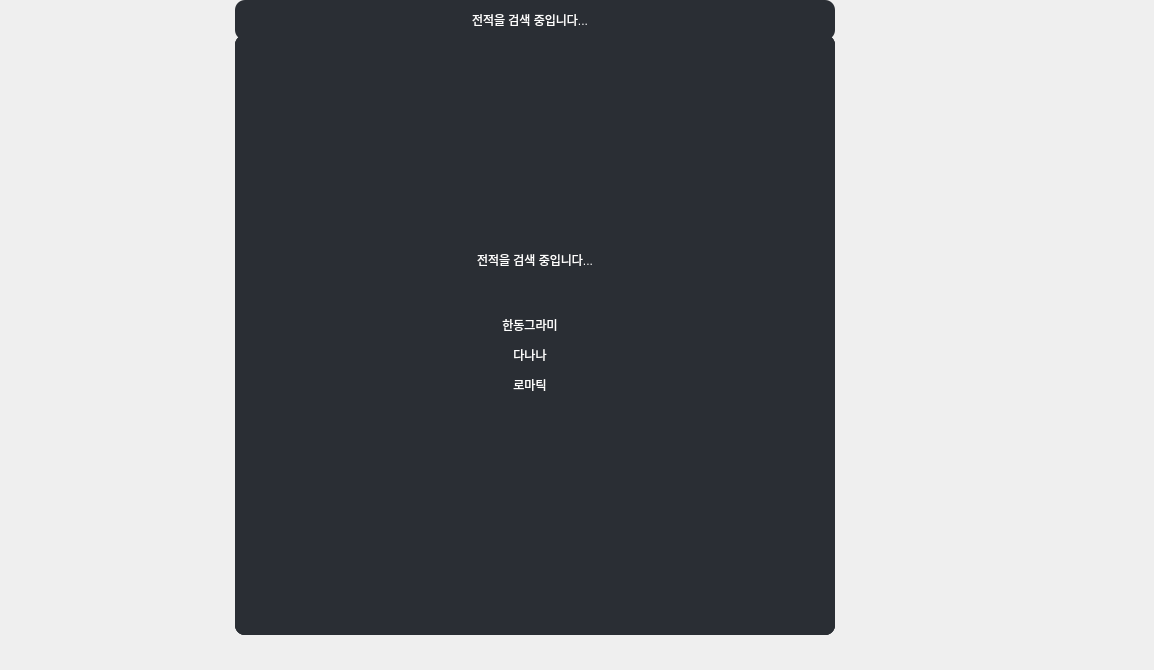
<?xml version="1.0" encoding="UTF-8"?>
<ui version="4.0">
 <class>MainWindow</class>
 <widget class="QMainWindow" name="MainWindow">
  <property name="geometry">
   <rect>
    <x>0</x>
    <y>0</y>
    <width>1154</width>
    <height>670</height>
   </rect>
  </property>
  <property name="windowTitle">
   <string>MainWindow</string>
  </property>
  <widget class="QWidget" name="centralwidget">
   <property name="minimumSize">
    <size>
     <width>1070</width>
     <height>670</height>
    </size>
   </property>
   <property name="maximumSize">
    <size>
     <width>1070</width>
     <height>670</height>
    </size>
   </property>
   <widget class="QWidget" name="verticalLayoutWidget">
    <property name="geometry">
     <rect>
      <x>0</x>
      <y>0</y>
      <width>1071</width>
      <height>671</height>
     </rect>
    </property>
    <layout class="QVBoxLayout" name="MMRLayout">
     <property name="spacing">
      <number>0</number>
     </property>
     <property name="sizeConstraint">
      <enum>QLayout::SetDefaultConstraint</enum>
     </property>
    </layout>
   </widget>
   <widget class="QFrame" name="ErrorFrame">
    <property name="geometry">
     <rect>
      <x>235</x>
      <y>35</y>
      <width>600</width>
      <height>600</height>
     </rect>
    </property>
    <property name="minimumSize">
     <size>
      <width>600</width>
      <height>600</height>
     </size>
    </property>
    <property name="maximumSize">
     <size>
      <width>600</width>
      <height>600</height>
     </size>
    </property>
    <property name="styleSheet">
     <string notr="true">	background-color: rgb(42, 46, 52);
	border: 2px solidrgb(42, 46, 52);
	border-radius: 10px;</string>
    </property>
    <property name="frameShape">
     <enum>QFrame::StyledPanel</enum>
    </property>
    <property name="frameShadow">
     <enum>QFrame::Raised</enum>
    </property>
    <widget class="QLabel" name="ErrorImg">
     <property name="geometry">
      <rect>
       <x>225</x>
       <y>40</y>
       <width>150</width>
       <height>150</height>
      </rect>
     </property>
     <property name="sizePolicy">
      <sizepolicy hsizetype="Ignored" vsizetype="Ignored">
       <horstretch>0</horstretch>
       <verstretch>0</verstretch>
      </sizepolicy>
     </property>
     <property name="styleSheet">
      <string notr="true">background-color: rgba(200, 200, 200, 0);;</string>
     </property>
     <property name="text">
      <string>&lt;html&gt;&lt;head/&gt;&lt;body&gt;&lt;p&gt;&lt;img src=&quot;:/char/CharIcon/193.png&quot;/&gt;&lt;/p&gt;&lt;/body&gt;&lt;/html&gt;</string>
     </property>
     <property name="scaledContents">
      <bool>true</bool>
     </property>
    </widget>
    <widget class="QLabel" name="ErrorMsg">
     <property name="geometry">
      <rect>
       <x>125</x>
       <y>190</y>
       <width>350</width>
       <height>71</height>
      </rect>
     </property>
     <property name="styleSheet">
      <string notr="true">font: 15pt &quot;KoPub돋움체 Bold&quot;;
color: rgb(255, 255, 255);
border:0px;</string>
     </property>
     <property name="text">
      <string>&lt;html&gt;&lt;head/&gt;&lt;body&gt;&lt;p align=&quot;center&quot;&gt;알 수 없는 에러가 발생했습니다&lt;/p&gt;&lt;p align=&quot;center&quot;&gt;다시 시도해주세요&lt;/p&gt;&lt;/body&gt;&lt;/html&gt;</string>
     </property>
    </widget>
   </widget>
   <widget class="QFrame" name="IntroFrame">
    <property name="geometry">
     <rect>
      <x>235</x>
      <y>35</y>
      <width>600</width>
      <height>600</height>
     </rect>
    </property>
    <property name="minimumSize">
     <size>
      <width>600</width>
      <height>600</height>
     </size>
    </property>
    <property name="maximumSize">
     <size>
      <width>600</width>
      <height>600</height>
     </size>
    </property>
    <property name="styleSheet">
     <string notr="true">	background-color: rgb(42, 46, 52);
	border: 2px solidrgb(42, 46, 52);
	border-radius: 10px;</string>
    </property>
    <property name="frameShape">
     <enum>QFrame::StyledPanel</enum>
    </property>
    <property name="frameShadow">
     <enum>QFrame::Raised</enum>
    </property>
    <widget class="QLabel" name="IntroImg">
     <property name="geometry">
      <rect>
       <x>225</x>
       <y>40</y>
       <width>150</width>
       <height>150</height>
      </rect>
     </property>
     <property name="sizePolicy">
      <sizepolicy hsizetype="Ignored" vsizetype="Ignored">
       <horstretch>0</horstretch>
       <verstretch>0</verstretch>
      </sizepolicy>
     </property>
     <property name="styleSheet">
      <string notr="true">background-color: rgba(200, 200, 200, 0);;</string>
     </property>
     <property name="text">
      <string>&lt;html&gt;&lt;head/&gt;&lt;body&gt;&lt;p&gt;&lt;img src=&quot;:/char/CharIcon/238.png&quot;/&gt;&lt;/p&gt;&lt;/body&gt;&lt;/html&gt;</string>
     </property>
     <property name="scaledContents">
      <bool>true</bool>
     </property>
    </widget>
    <widget class="QLabel" name="IntroText">
     <property name="geometry">
      <rect>
       <x>125</x>
       <y>190</y>
       <width>350</width>
       <height>71</height>
      </rect>
     </property>
     <property name="styleSheet">
      <string notr="true">font: 15pt &quot;KoPub돋움체 Bold&quot;;
color: rgb(255, 255, 255);
border:0px;</string>
     </property>
     <property name="text">
      <string>&lt;html&gt;&lt;head/&gt;&lt;body&gt;&lt;p align=&quot;center&quot;&gt;실험체 선택 창에서&lt;/p&gt;&lt;p align=&quot;center&quot;&gt;'Alt + D'를 눌러 전적을 검색하세요&lt;/p&gt;&lt;/body&gt;&lt;/html&gt;</string>
     </property>
    </widget>
   </widget>
   <widget class="QFrame" name="SearchFrame">
    <property name="geometry">
     <rect>
      <x>235</x>
      <y>35</y>
      <width>600</width>
      <height>600</height>
     </rect>
    </property>
    <property name="minimumSize">
     <size>
      <width>600</width>
      <height>600</height>
     </size>
    </property>
    <property name="maximumSize">
     <size>
      <width>600</width>
      <height>600</height>
     </size>
    </property>
    <property name="styleSheet">
     <string notr="true">	background-color: rgb(42, 46, 52);
	border: 2px solidrgb(42, 46, 52);
	border-radius: 10px;</string>
    </property>
    <property name="frameShape">
     <enum>QFrame::StyledPanel</enum>
    </property>
    <property name="frameShadow">
     <enum>QFrame::Raised</enum>
    </property>
    <widget class="QLabel" name="SearchImg">
     <property name="geometry">
      <rect>
       <x>225</x>
       <y>40</y>
       <width>150</width>
       <height>150</height>
      </rect>
     </property>
     <property name="sizePolicy">
      <sizepolicy hsizetype="Ignored" vsizetype="Ignored">
       <horstretch>0</horstretch>
       <verstretch>0</verstretch>
      </sizepolicy>
     </property>
     <property name="styleSheet">
      <string notr="true">background-color: rgba(200, 200, 200, 0);;</string>
     </property>
     <property name="text">
      <string>&lt;html&gt;&lt;head/&gt;&lt;body&gt;&lt;p&gt;&lt;img src=&quot;:/char/CharIcon/256.png&quot;/&gt;&lt;/p&gt;&lt;/body&gt;&lt;/html&gt;</string>
     </property>
     <property name="scaledContents">
      <bool>true</bool>
     </property>
    </widget>
    <widget class="QLabel" name="SearchText">
     <property name="geometry">
      <rect>
       <x>125</x>
       <y>190</y>
       <width>350</width>
       <height>71</height>
      </rect>
     </property>
     <property name="styleSheet">
      <string notr="true">font: 15pt &quot;KoPub돋움체 Bold&quot;;
color: rgb(255, 255, 255);
border:0px;</string>
     </property>
     <property name="text">
      <string>&lt;html&gt;&lt;head/&gt;&lt;body&gt;&lt;p align=&quot;center&quot;&gt;전적을 검색 중입니다...&lt;/p&gt;&lt;/body&gt;&lt;/html&gt;</string>
     </property>
    </widget>
    <widget class="QLabel" name="SearchName">
     <property name="geometry">
      <rect>
       <x>120</x>
       <y>270</y>
       <width>350</width>
       <height>100</height>
      </rect>
     </property>
     <property name="styleSheet">
      <string notr="true">font: 15pt &quot;KoPub돋움체 Bold&quot;;
color: rgb(255, 255, 255);
border:0px;</string>
     </property>
     <property name="text">
      <string>&lt;html&gt;&lt;head/&gt;&lt;body&gt;&lt;p align=&quot;center&quot;&gt;한동그라미&lt;/p&gt;&lt;p align=&quot;center&quot;&gt;다나나&lt;/p&gt;&lt;p align=&quot;center&quot;&gt;로마틱&lt;/p&gt;&lt;/body&gt;&lt;/html&gt;</string>
     </property>
    </widget>
   </widget>
   <widget class="QFrame" name="SearchFrame_2">
    <property name="geometry">
     <rect>
      <x>235</x>
      <y>0</y>
      <width>600</width>
      <height>40</height>
     </rect>
    </property>
    <property name="minimumSize">
     <size>
      <width>600</width>
      <height>40</height>
     </size>
    </property>
    <property name="maximumSize">
     <size>
      <width>600</width>
      <height>40</height>
     </size>
    </property>
    <property name="styleSheet">
     <string notr="true">	background-color: rgb(42, 46, 52);
	border: 2px solidrgb(42, 46, 52);
	border-radius: 10px;</string>
    </property>
    <property name="frameShape">
     <enum>QFrame::StyledPanel</enum>
    </property>
    <property name="frameShadow">
     <enum>QFrame::Raised</enum>
    </property>
    <widget class="QLabel" name="SearchText_3">
     <property name="geometry">
      <rect>
       <x>120</x>
       <y>0</y>
       <width>350</width>
       <height>40</height>
      </rect>
     </property>
     <property name="styleSheet">
      <string notr="true">font: 15pt &quot;KoPub돋움체 Bold&quot;;
color: rgb(255, 255, 255);
border:0px;</string>
     </property>
     <property name="text">
      <string>&lt;html&gt;&lt;head/&gt;&lt;body&gt;&lt;p align=&quot;center&quot;&gt;전적을 검색 중입니다...&lt;/p&gt;&lt;/body&gt;&lt;/html&gt;</string>
     </property>
    </widget>
   </widget>
  </widget>
 </widget>
 <resources>
  <include location="../UIResource/champIcons.qrc"/>
  <include location="../UIResource/charIcons.qrc"/>
 </resources>
 <connections/>
</ui>
